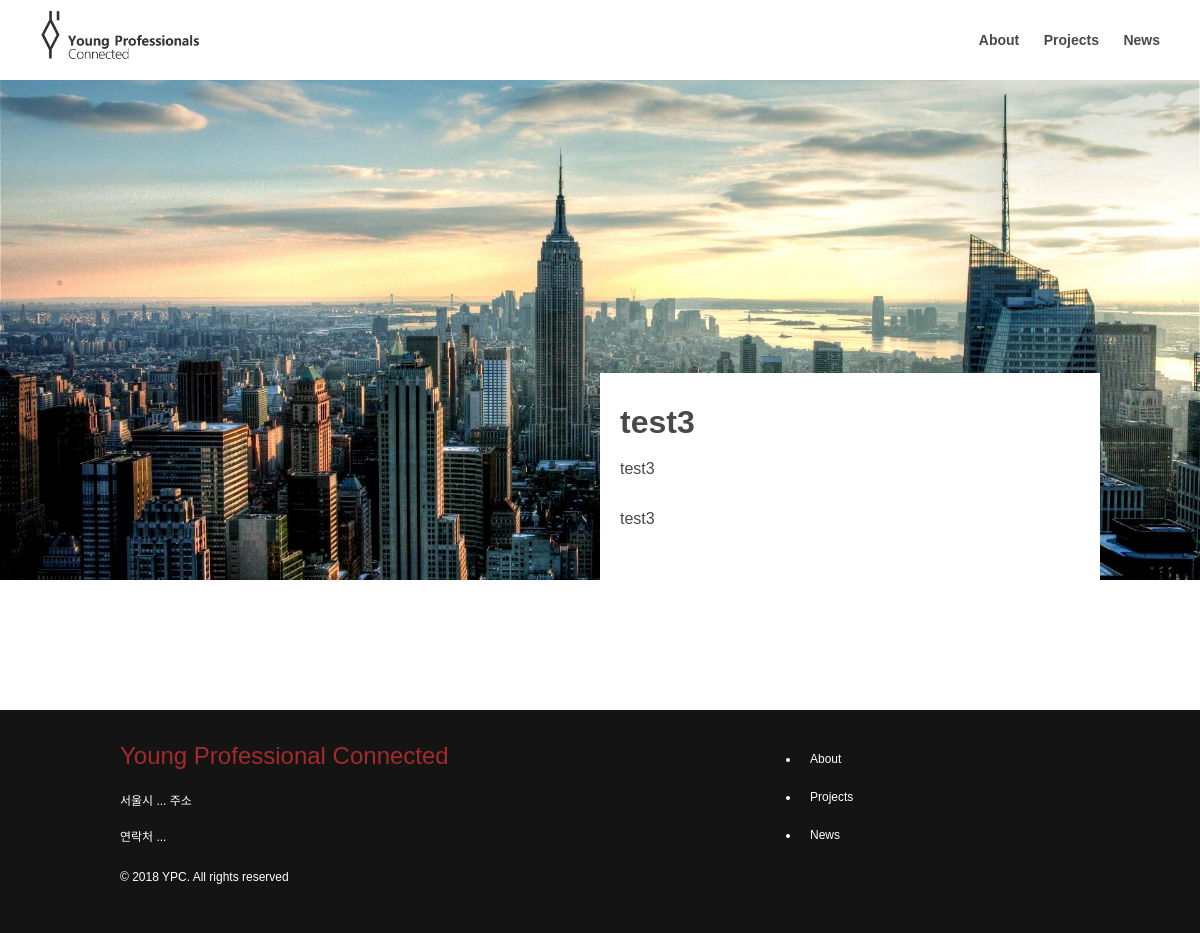
/project/project/10/, run on the app's committed database.
### projects/models.py (models this page shows, shortened)
class Project(models.Model):
    author = models.ForeignKey('auth.User', on_delete=models.CASCADE)
    title = models.CharField(max_length=20, blank=True)
    team_name = models.CharField(max_length=20, blank=True)
    description = models.TextField(null=True, blank=True)
    text = models.TextField(blank=True)
    cover_image = models.ImageField(null=True, upload_to=user_directory_path)
    created_date = models.DateTimeField(default=timezone.now)
    published_date = models.DateTimeField(blank=True, null=True)
    attachment = models.FileField(null=True, upload_to=user_directory_path, blank=True)

### projects/views.py (the view)
# urls.py: path('project/<int:pk>/', views.project_detail, name='project_detail'),
def project_detail(request, pk) :
    project = get_object_or_404(Project, pk=pk)
    return render(request, 'projects/project_detail.html', {'project': project})

### projects/templates/projects/project_detail.html (shortened to what this page needs)
{% extends 'base.html' %}
{% block content %}
    <div class="project-intro" style="background: url('/media/{{ project.cover_image }}'); background-position: center; background-size: cover;">
        <div class="intro-container">
            <div class="intro-description-box">
                <h3>{{ project.title }}</h3>
                <p class="teamName">{{ project.team_name }}</p>
                <p class="description">{{ project.description }}</p>
            </div>
        </div>
    </div>
{% endblock %}

### static/css/layout.css (style rules this page uses)
* { box-sizing: border-box; }
body { width: 100%; height: 100%; font-family: 'Noto Sans KR', sans-serif; font-weight: 500; color: #494949; }
p { line-height: 20px; }

### static/css/projects.css (style rules this page uses)
:root { --project-item-height: 400px; --item-img-box-height: 200px; --item-description-height: calc(100% - var(--item-img-box-height)); --intro-container-height: 500px; --intro-container-mobile-height: 500px; --intro-description-height: 240px; --intro-description-mobile-height: 180px; --intro-description-width: 500px; }
.project-intro { width: 100%; margin-top: 80px; position: relative; }
.project-intro > .intro-container { width: 1000px; height: 500px; margin: 0 auto; position: relative; }
.intro-description-box { width: 500px; height: fit-content; position: absolute; bottom: 0px; right: 0px; padding: 20px; background-color: rgba(255,255,255,1); }
.intro-description-box h3 { padding: 10px 0; font-size: 32px; font-weight: bold; }
.intro-description-box > .description { padding: 10px 0; font-size: 16px; text-align: left; line-height: 180%; word-wrap:break-word; }

### static/css/global.css (style rules this page uses)
:root { --header-height: 80px; --container-width: 1000px; --color-bright-black : #848484; --color-dark-black : #141414; --color-list-hover : #eb1313; --color-list-clicked : #eb1313; }

### data on the page
Project: cover_image (picture), title "test3", team_name "test3", description "test3"
